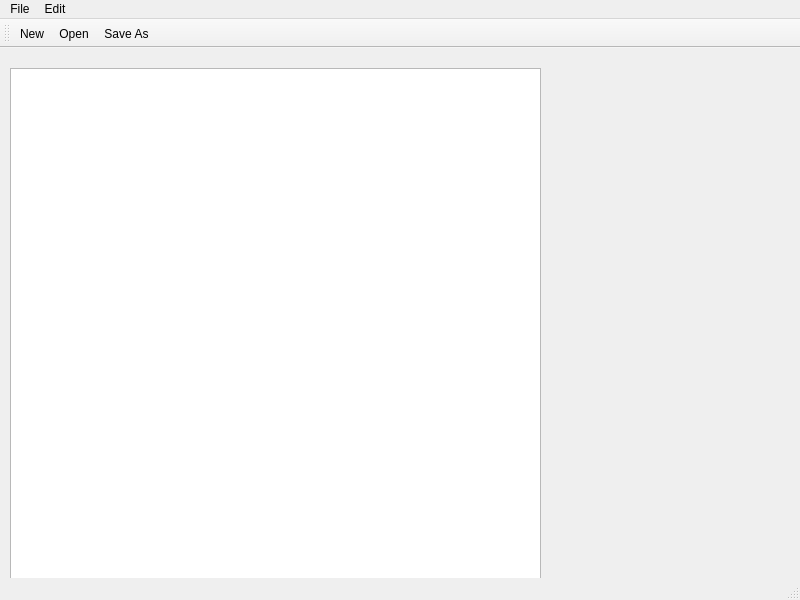
<?xml version="1.0" encoding="UTF-8"?>
<ui version="4.0">
 <class>MainWindow</class>
 <widget class="QMainWindow" name="MainWindow">
  <property name="geometry">
   <rect>
    <x>0</x>
    <y>0</y>
    <width>800</width>
    <height>600</height>
   </rect>
  </property>
  <property name="windowTitle">
   <string>MainWindow</string>
  </property>
  <widget class="QWidget" name="centralwidget">
   <widget class="QWidget" name="horizontalLayoutWidget">
    <property name="geometry">
     <rect>
      <x>10</x>
      <y>20</y>
      <width>531</width>
      <height>521</height>
     </rect>
    </property>
    <layout class="QHBoxLayout" name="horizontalLayout">
     <item>
      <widget class="QTextEdit" name="textEdit"/>
     </item>
    </layout>
   </widget>
  </widget>
  <widget class="QMenuBar" name="menubar">
   <property name="geometry">
    <rect>
     <x>0</x>
     <y>0</y>
     <width>800</width>
     <height>26</height>
    </rect>
   </property>
   <widget class="QMenu" name="menuFile">
    <property name="title">
     <string>File</string>
    </property>
    <addaction name="actionNew"/>
    <addaction name="actionOpen"/>
    <addaction name="actionSave_As"/>
    <addaction name="actionPrint"/>
    <addaction name="actionExit"/>
   </widget>
   <widget class="QMenu" name="menuEdit">
    <property name="title">
     <string>Edit</string>
    </property>
    <addaction name="actionCopy"/>
    <addaction name="actionPaste"/>
    <addaction name="actionCut"/>
    <addaction name="actionUndo"/>
    <addaction name="actionRedo"/>
   </widget>
   <addaction name="menuFile"/>
   <addaction name="menuEdit"/>
  </widget>
  <widget class="QStatusBar" name="statusbar"/>
  <widget class="QToolBar" name="toolBar">
   <property name="windowTitle">
    <string>toolBar</string>
   </property>
   <attribute name="toolBarArea">
    <enum>TopToolBarArea</enum>
   </attribute>
   <attribute name="toolBarBreak">
    <bool>false</bool>
   </attribute>
   <addaction name="actionNew"/>
   <addaction name="actionOpen"/>
   <addaction name="actionSave_As"/>
  </widget>
  <action name="actionNew">
   <property name="icon">
    <iconset resource="Resources.qrc">
     <normaloff>:/images/new.png</normaloff>:/images/new.png</iconset>
   </property>
   <property name="text">
    <string>New</string>
   </property>
  </action>
  <action name="actionOpen">
   <property name="icon">
    <iconset resource="Resources.qrc">
     <normaloff>:/images/folder.png</normaloff>:/images/folder.png</iconset>
   </property>
   <property name="text">
    <string>Open</string>
   </property>
  </action>
  <action name="actionSave_As">
   <property name="icon">
    <iconset>
     <normalon>:/images/save.png</normalon>
    </iconset>
   </property>
   <property name="text">
    <string>Save As</string>
   </property>
  </action>
  <action name="actionPrint">
   <property name="text">
    <string>Print</string>
   </property>
  </action>
  <action name="actionExit">
   <property name="text">
    <string>Exit</string>
   </property>
  </action>
  <action name="actionCopy">
   <property name="icon">
    <iconset>
     <normalon>:/images/files.png</normalon>
    </iconset>
   </property>
   <property name="text">
    <string>Copy</string>
   </property>
  </action>
  <action name="actionPaste">
   <property name="icon">
    <iconset>
     <normalon>:/images/paste.png</normalon>
    </iconset>
   </property>
   <property name="text">
    <string>Paste</string>
   </property>
  </action>
  <action name="actionCut">
   <property name="icon">
    <iconset>
     <normalon>:/images/scissors.png</normalon>
    </iconset>
   </property>
   <property name="text">
    <string>Cut</string>
   </property>
  </action>
  <action name="actionUndo">
   <property name="text">
    <string>Undo</string>
   </property>
  </action>
  <action name="actionRedo">
   <property name="text">
    <string>Redo</string>
   </property>
  </action>
 </widget>
 <resources>
  <include location="Resources.qrc"/>
 </resources>
 <connections/>
</ui>
